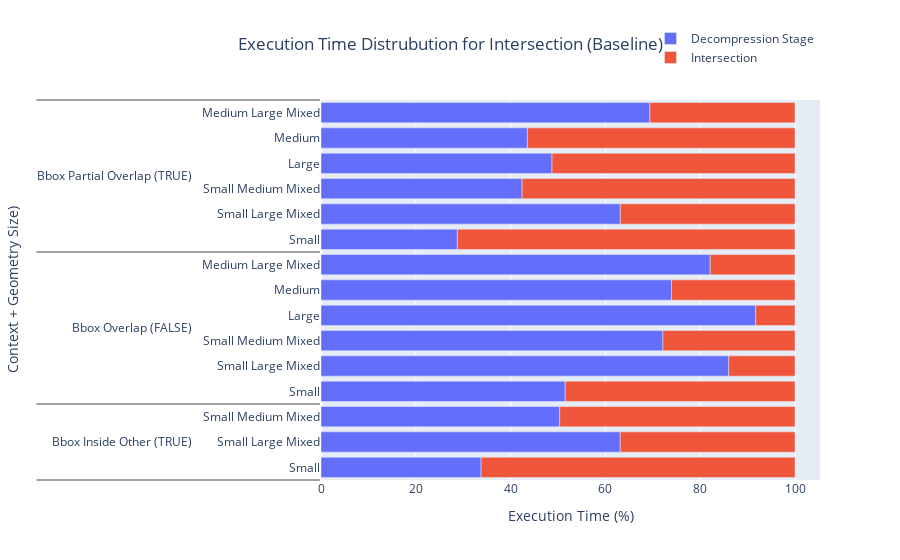
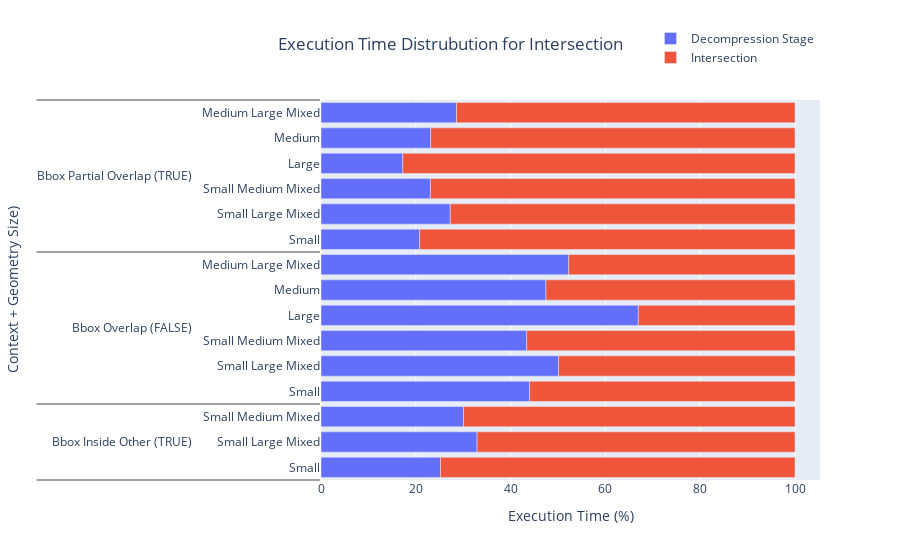
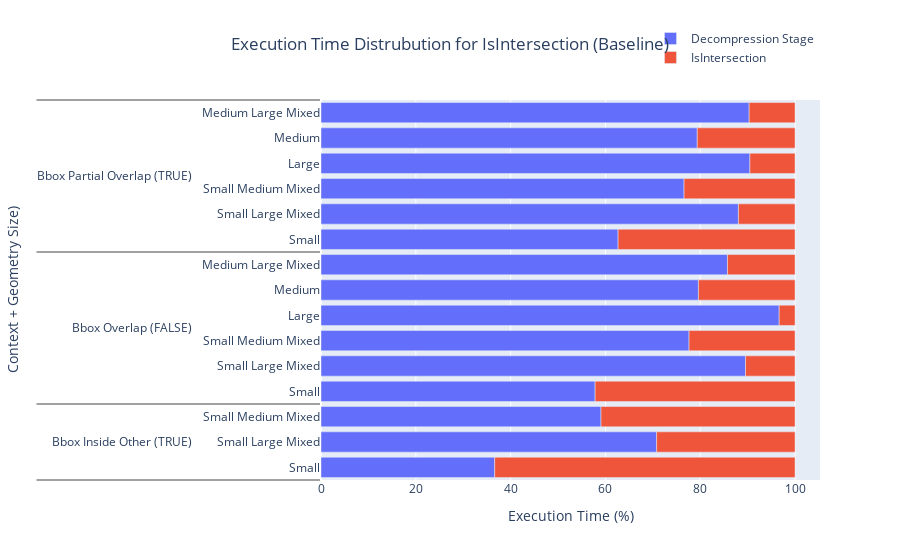
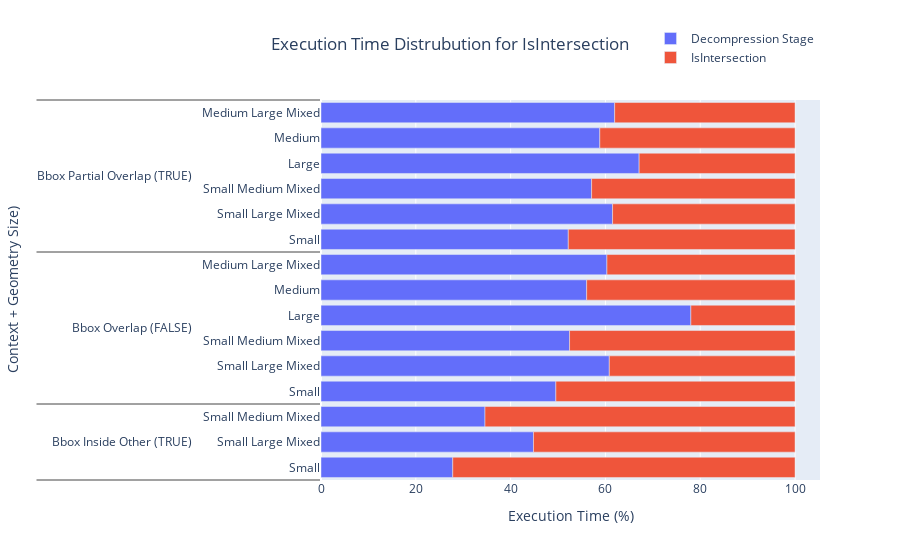

These figures' notebook cell, in order:
### Markdown cell above
#### Partial Decompression Fraction of Execution

### Code cell
plot_partial_decomp_frac(partial_frac_df, is_predicate=False, is_baseline=True)
plot_partial_decomp_frac(partial_frac_df, is_predicate=False, is_baseline=False)
plot_partial_decomp_frac(partial_frac_df, is_predicate=True, is_baseline=True)
plot_partial_decomp_frac(partial_frac_df, is_predicate=True, is_baseline=False)

### Figure 1 — Plotly figure (JSON) as saved in the notebook; plotly's stock layout.template omitted (floating-point values rounded to 4 significant figures)
{"data": [{"name": "Decompression Stage", "orientation": "h", "type": "bar", "x": [33.77, 63.13, 50.36, 91.7, 73.93, 82.11, 51.52, 86.02, 72.12, 48.74, 43.54, 69.38, 28.77, 63.14, 42.42], "y": [["Bbox Inside Other (TRUE)", "Bbox Inside Other (TRUE)", "Bbox Inside Other (TRUE)", "Bbox Overlap (FALSE)", "Bbox Overlap (FALSE)", "Bbox Overlap (FALSE)", "Bbox Overlap (FALSE)", "Bbox Overlap (FALSE)", "Bbox Overlap (FALSE)", "Bbox Partial Overlap (TRUE)", "Bbox Partial Overlap (TRUE)", "Bbox Partial Overlap (TRUE)", "Bbox Partial Overlap (TRUE)", "Bbox Partial Overlap (TRUE)", "Bbox Partial Overlap (TRUE)"], ["Small", "Small Large Mixed", "Small Medium Mixed", "Large", "Medium", "Medium Large Mixed", "Small", "Small Large Mixed", "Small Medium Mixed", "Large", "Medium", "Medium Large Mixed", "Small", "Small Large Mixed", "Small Medium Mixed"]]}, {"name": "Intersection", "orientation": "h", "type": "bar", "x": [66.23, 36.87, 49.64, 8.303, 26.07, 17.89, 48.48, 13.98, 27.88, 51.26, 56.46, 30.62, 71.23, 36.86, 57.58], "y": [["Bbox Inside Other (TRUE)", "Bbox Inside Other (TRUE)", "Bbox Inside Other (TRUE)", "Bbox Overlap (FALSE)", "Bbox Overlap (FALSE)", "Bbox Overlap (FALSE)", "Bbox Overlap (FALSE)", "Bbox Overlap (FALSE)", "Bbox Overlap (FALSE)", "Bbox Partial Overlap (TRUE)", "Bbox Partial Overlap (TRUE)", "Bbox Partial Overlap (TRUE)", "Bbox Partial Overlap (TRUE)", "Bbox Partial Overlap (TRUE)", "Bbox Partial Overlap (TRUE)"], ["Small", "Small Large Mixed", "Small Medium Mixed", "Large", "Medium", "Medium Large Mixed", "Small", "Small Large Mixed", "Small Medium Mixed", "Large", "Medium", "Medium Large Mixed", "Small", "Small Large Mixed", "Small Medium Mixed"]]}], "layout": {"barmode": "relative", "legend": {"x": 0.997, "xanchor": "right", "y": 1.2, "yanchor": "top"}, "title": {"text": "Execution Time Distrubution for Intersection (Baseline)", "x": 0.5}, "xaxis": {"title": {"text": "Execution Time (%)"}}, "yaxis": {"title": {"text": "Context + Geometry Size)"}}}}

### Figure 2 — Plotly figure (JSON) as saved in the notebook; plotly's stock layout.template omitted (floating-point values rounded to 4 significant figures)
{"data": [{"name": "Decompression Stage", "orientation": "h", "type": "bar", "x": [25.21, 32.92, 30.07, 66.95, 47.45, 52.26, 43.99, 50.11, 43.39, 17.25, 23.14, 28.59, 20.81, 27.26, 23.08], "y": [["Bbox Inside Other (TRUE)", "Bbox Inside Other (TRUE)", "Bbox Inside Other (TRUE)", "Bbox Overlap (FALSE)", "Bbox Overlap (FALSE)", "Bbox Overlap (FALSE)", "Bbox Overlap (FALSE)", "Bbox Overlap (FALSE)", "Bbox Overlap (FALSE)", "Bbox Partial Overlap (TRUE)", "Bbox Partial Overlap (TRUE)", "Bbox Partial Overlap (TRUE)", "Bbox Partial Overlap (TRUE)", "Bbox Partial Overlap (TRUE)", "Bbox Partial Overlap (TRUE)"], ["Small", "Small Large Mixed", "Small Medium Mixed", "Large", "Medium", "Medium Large Mixed", "Small", "Small Large Mixed", "Small Medium Mixed", "Large", "Medium", "Medium Large Mixed", "Small", "Small Large Mixed", "Small Medium Mixed"]]}, {"name": "Intersection", "orientation": "h", "type": "bar", "x": [74.79, 67.08, 69.93, 33.05, 52.55, 47.74, 56.01, 49.89, 56.61, 82.75, 76.86, 71.41, 79.19, 72.74, 76.92], "y": [["Bbox Inside Other (TRUE)", "Bbox Inside Other (TRUE)", "Bbox Inside Other (TRUE)", "Bbox Overlap (FALSE)", "Bbox Overlap (FALSE)", "Bbox Overlap (FALSE)", "Bbox Overlap (FALSE)", "Bbox Overlap (FALSE)", "Bbox Overlap (FALSE)", "Bbox Partial Overlap (TRUE)", "Bbox Partial Overlap (TRUE)", "Bbox Partial Overlap (TRUE)", "Bbox Partial Overlap (TRUE)", "Bbox Partial Overlap (TRUE)", "Bbox Partial Overlap (TRUE)"], ["Small", "Small Large Mixed", "Small Medium Mixed", "Large", "Medium", "Medium Large Mixed", "Small", "Small Large Mixed", "Small Medium Mixed", "Large", "Medium", "Medium Large Mixed", "Small", "Small Large Mixed", "Small Medium Mixed"]]}], "layout": {"barmode": "relative", "legend": {"x": 0.997, "xanchor": "right", "y": 1.2, "yanchor": "top"}, "title": {"text": "Execution Time Distrubution for Intersection ", "x": 0.5}, "xaxis": {"title": {"text": "Execution Time (%)"}}, "yaxis": {"title": {"text": "Context + Geometry Size)"}}}}

### Figure 3 — Plotly figure (JSON) as saved in the notebook; plotly's stock layout.template omitted (floating-point values rounded to 4 significant figures)
{"data": [{"name": "Decompression Stage", "orientation": "h", "type": "bar", "x": [36.65, 70.8, 59.07, 96.65, 79.62, 85.75, 57.83, 89.55, 77.64, 90.48, 79.37, 90.32, 62.67, 88.05, 76.59], "y": [["Bbox Inside Other (TRUE)", "Bbox Inside Other (TRUE)", "Bbox Inside Other (TRUE)", "Bbox Overlap (FALSE)", "Bbox Overlap (FALSE)", "Bbox Overlap (FALSE)", "Bbox Overlap (FALSE)", "Bbox Overlap (FALSE)", "Bbox Overlap (FALSE)", "Bbox Partial Overlap (TRUE)", "Bbox Partial Overlap (TRUE)", "Bbox Partial Overlap (TRUE)", "Bbox Partial Overlap (TRUE)", "Bbox Partial Overlap (TRUE)", "Bbox Partial Overlap (TRUE)"], ["Small", "Small Large Mixed", "Small Medium Mixed", "Large", "Medium", "Medium Large Mixed", "Small", "Small Large Mixed", "Small Medium Mixed", "Large", "Medium", "Medium Large Mixed", "Small", "Small Large Mixed", "Small Medium Mixed"]]}, {"name": "IsIntersection", "orientation": "h", "type": "bar", "x": [63.35, 29.2, 40.93, 3.348, 20.38, 14.25, 42.17, 10.45, 22.36, 9.523, 20.63, 9.681, 37.33, 11.95, 23.41], "y": [["Bbox Inside Other (TRUE)", "Bbox Inside Other (TRUE)", "Bbox Inside Other (TRUE)", "Bbox Overlap (FALSE)", "Bbox Overlap (FALSE)", "Bbox Overlap (FALSE)", "Bbox Overlap (FALSE)", "Bbox Overlap (FALSE)", "Bbox Overlap (FALSE)", "Bbox Partial Overlap (TRUE)", "Bbox Partial Overlap (TRUE)", "Bbox Partial Overlap (TRUE)", "Bbox Partial Overlap (TRUE)", "Bbox Partial Overlap (TRUE)", "Bbox Partial Overlap (TRUE)"], ["Small", "Small Large Mixed", "Small Medium Mixed", "Large", "Medium", "Medium Large Mixed", "Small", "Small Large Mixed", "Small Medium Mixed", "Large", "Medium", "Medium Large Mixed", "Small", "Small Large Mixed", "Small Medium Mixed"]]}], "layout": {"barmode": "relative", "legend": {"x": 0.997, "xanchor": "right", "y": 1.2, "yanchor": "top"}, "title": {"text": "Execution Time Distrubution for IsIntersection (Baseline)", "x": 0.5}, "xaxis": {"title": {"text": "Execution Time (%)"}}, "yaxis": {"title": {"text": "Context + Geometry Size)"}}}}

### Figure 4 — Plotly figure (JSON) as saved in the notebook; plotly's stock layout.template omitted (floating-point values rounded to 4 significant figures)
{"data": [{"name": "Decompression Stage", "orientation": "h", "type": "bar", "x": [27.79, 44.82, 34.59, 78.02, 56.04, 60.32, 49.55, 60.82, 52.44, 67.11, 58.81, 61.94, 52.17, 61.51, 57.08], "y": [["Bbox Inside Other (TRUE)", "Bbox Inside Other (TRUE)", "Bbox Inside Other (TRUE)", "Bbox Overlap (FALSE)", "Bbox Overlap (FALSE)", "Bbox Overlap (FALSE)", "Bbox Overlap (FALSE)", "Bbox Overlap (FALSE)", "Bbox Overlap (FALSE)", "Bbox Partial Overlap (TRUE)", "Bbox Partial Overlap (TRUE)", "Bbox Partial Overlap (TRUE)", "Bbox Partial Overlap (TRUE)", "Bbox Partial Overlap (TRUE)", "Bbox Partial Overlap (TRUE)"], ["Small", "Small Large Mixed", "Small Medium Mixed", "Large", "Medium", "Medium Large Mixed", "Small", "Small Large Mixed", "Small Medium Mixed", "Large", "Medium", "Medium Large Mixed", "Small", "Small Large Mixed", "Small Medium Mixed"]]}, {"name": "IsIntersection", "orientation": "h", "type": "bar", "x": [72.21, 55.18, 65.41, 21.98, 43.96, 39.68, 50.45, 39.18, 47.56, 32.89, 41.19, 38.06, 47.83, 38.49, 42.92], "y": [["Bbox Inside Other (TRUE)", "Bbox Inside Other (TRUE)", "Bbox Inside Other (TRUE)", "Bbox Overlap (FALSE)", "Bbox Overlap (FALSE)", "Bbox Overlap (FALSE)", "Bbox Overlap (FALSE)", "Bbox Overlap (FALSE)", "Bbox Overlap (FALSE)", "Bbox Partial Overlap (TRUE)", "Bbox Partial Overlap (TRUE)", "Bbox Partial Overlap (TRUE)", "Bbox Partial Overlap (TRUE)", "Bbox Partial Overlap (TRUE)", "Bbox Partial Overlap (TRUE)"], ["Small", "Small Large Mixed", "Small Medium Mixed", "Large", "Medium", "Medium Large Mixed", "Small", "Small Large Mixed", "Small Medium Mixed", "Large", "Medium", "Medium Large Mixed", "Small", "Small Large Mixed", "Small Medium Mixed"]]}], "layout": {"barmode": "relative", "legend": {"x": 0.997, "xanchor": "right", "y": 1.2, "yanchor": "top"}, "title": {"text": "Execution Time Distrubution for IsIntersection ", "x": 0.5}, "xaxis": {"title": {"text": "Execution Time (%)"}}, "yaxis": {"title": {"text": "Context + Geometry Size)"}}}}
